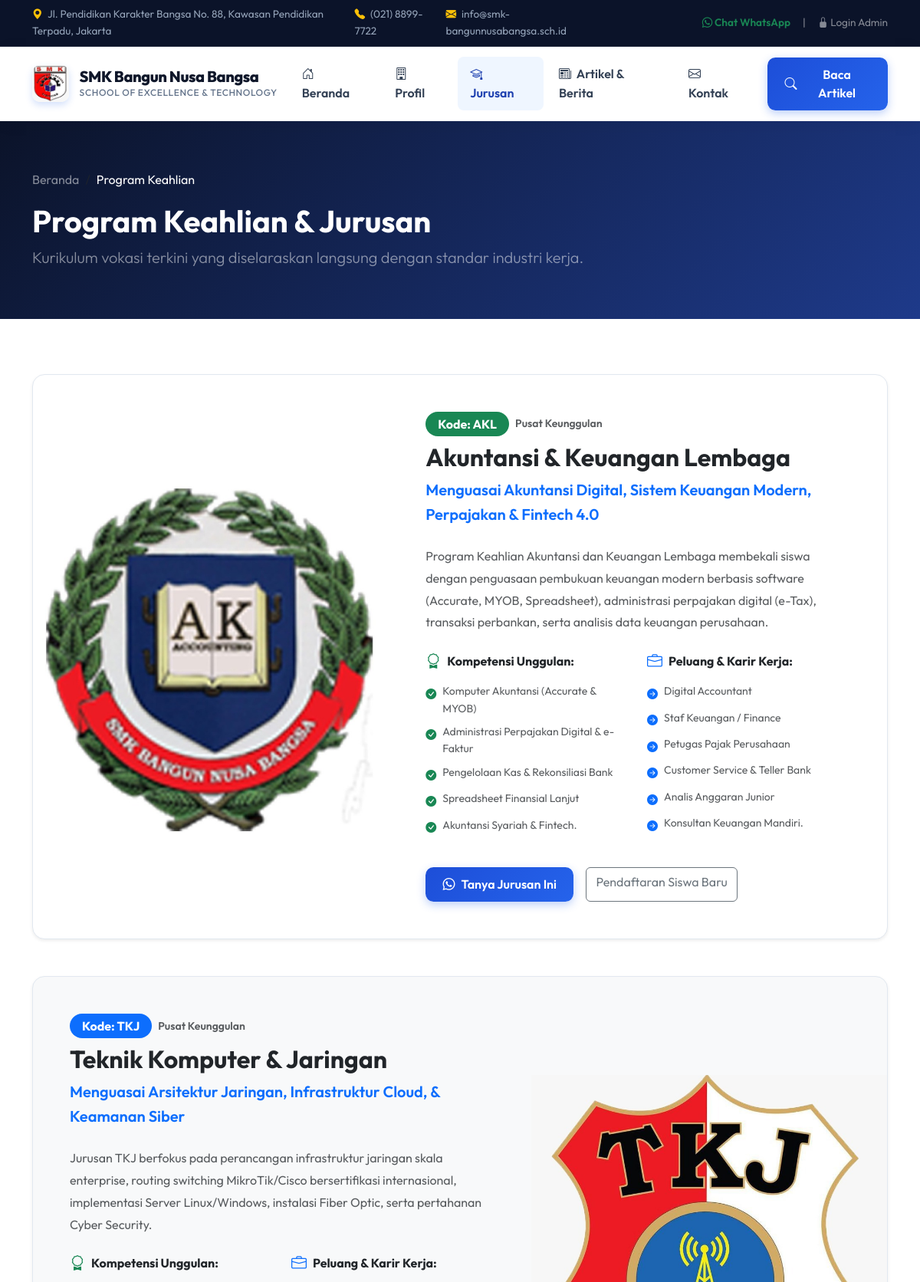
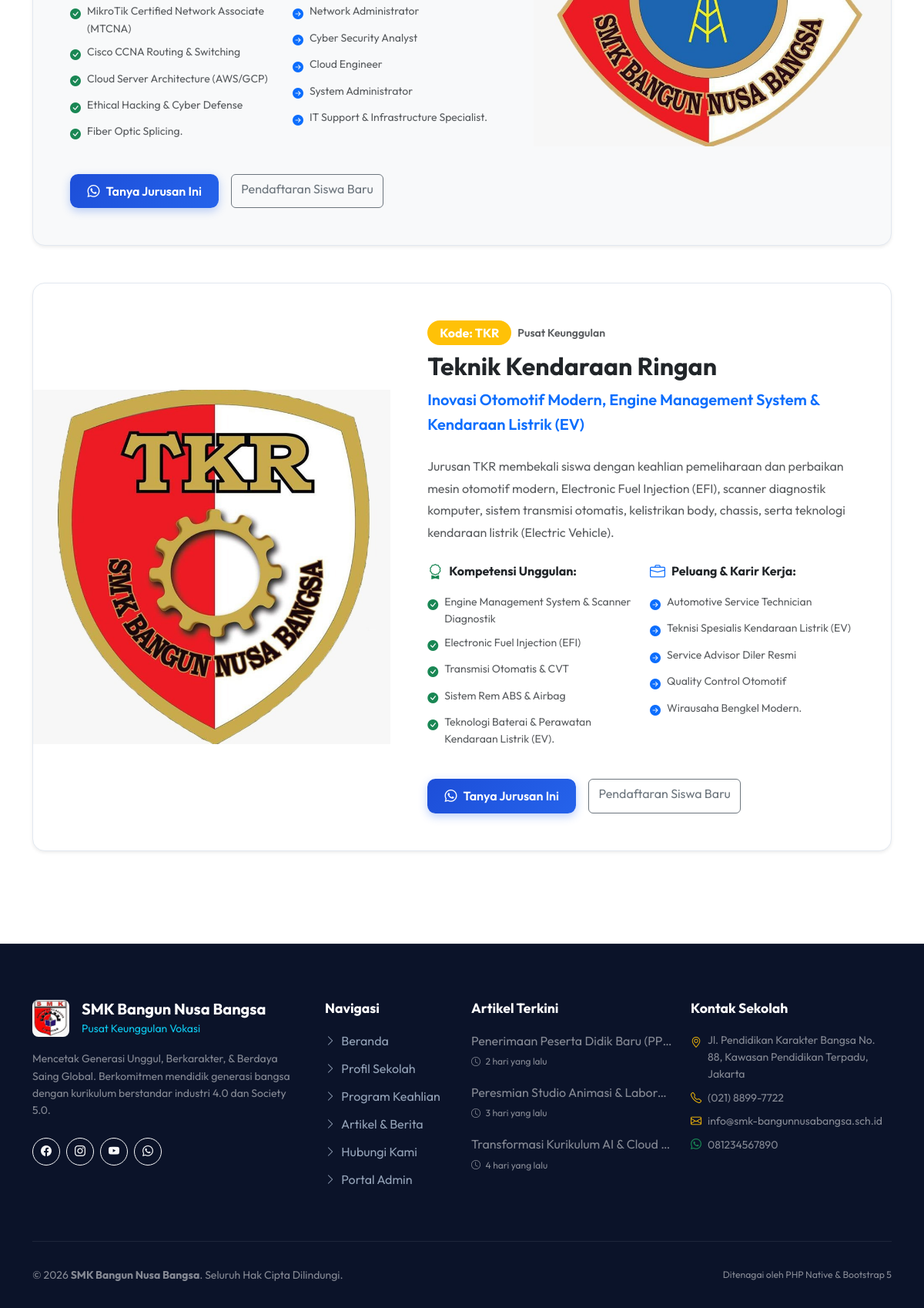
The app's page /jurusan.php with its own data (2 pictures, top to bottom).
### tables this page shows
CREATE TABLE `majors` (
  `id` INT AUTO_INCREMENT PRIMARY KEY,
  `code` VARCHAR(20) NOT NULL UNIQUE,
  `name` VARCHAR(150) NOT NULL,
  `slug` VARCHAR(160) NOT NULL UNIQUE,
  `tagline` VARCHAR(255) NOT NULL,
  `description` TEXT NOT NULL,
  `competencies` TEXT NULL,
  `careers` TEXT NULL,
  `image` VARCHAR(255) DEFAULT 'assets/images/default-article.svg',
  `badge_color` VARCHAR(30) DEFAULT 'primary',
  `created_at` DATETIME DEFAULT CURRENT_TIMESTAMP
);

CREATE TABLE `articles` (
  `id` INT AUTO_INCREMENT PRIMARY KEY,
  `category_id` INT NOT NULL,
  `author_id` INT NOT NULL,
  `title` VARCHAR(255) NOT NULL,
  `slug` VARCHAR(255) NOT NULL UNIQUE,
  `thumbnail` VARCHAR(255) DEFAULT 'assets/images/default-article.svg',
  `excerpt` TEXT NOT NULL,
  `content` LONGTEXT NOT NULL,
  `views` INT DEFAULT 0,
  `status` ENUM('published', 'draft') DEFAULT 'published',
  `allow_comments` TINYINT(1) DEFAULT 1,
  `created_at` DATETIME DEFAULT CURRENT_TIMESTAMP,
  `updated_at` DATETIME DEFAULT CURRENT_TIMESTAMP ON UPDATE CURRENT_TIMESTAMP,
  CONSTRAINT `fk_articles_category` FOREIGN KEY (`category_id`) REFERENCES `categories` (`id`) ON DELETE CASCADE,
  CONSTRAINT `fk_articles_author` FOREIGN KEY (`author_id`) REFERENCES `users` (`id`) ON DELETE CASCADE
);

### includes/functions.php (called while the page is built, shortened)
<?php
function base_url(string $path = ''): string {
    $scriptName = str_replace('\\', '/', $_SERVER['SCRIPT_NAME'] ?? '');
    $dir = dirname($scriptName);
    $dir = preg_replace('#/(admin|includes)$#', '', $dir);
    $dir = rtrim($dir, '/\\');
    if (empty($dir) || $dir === '.' || $dir === '/') {
        $dir = '/ajatsmk';
    }
    $cleanPath = ltrim($path, '/');
    return $cleanPath ? $dir . '/' . $cleanPath : $dir;
}
function e(?string $string): string {
    return htmlspecialchars($string ?? '', ENT_QUOTES, 'UTF-8');
}
function time_ago(?string $datetime): string {
    $time = strtotime($datetime);
    $diff = time() - $time;
    if ($diff < 60) {
        return 'Baru saja';
    } elseif ($diff < 3600) {
        $mins = floor($diff / 60);
        return $mins . ' menit yang lalu';
    } elseif ($diff < 86400) {
        $hours = floor($diff / 3600);
        return $hours . ' jam yang lalu';
    } elseif ($diff < 604800) {
        $days = floor($diff / 86400);
        return $days . ' hari yang lalu';
    } elseif ($diff < 2592000) {
        $weeks = floor($diff / 604800);
        return $weeks . ' minggu yang lalu';
    } else {
        return format_date_id($datetime, false);
    }
}
function get_setting(string $key, string $default = ''): string {
    static $settingsCache = null;
    if ($settingsCache === null) {
        $db = get_db();
        try {
            $stmt = $db->query("SELECT setting_key, setting_value FROM settings");
            $settingsCache = [];
            while ($row = $stmt->fetch()) {
                $settingsCache[$row['setting_key']] = $row['setting_value'];
            }
        } catch (Exception $e) {
            return $default;
        }
    }
    return $settingsCache[$key] ?? $default;
}

### jurusan.php (the view, shortened to what this page needs)
<?php
require_once __DIR__ . '/includes/functions.php';
$db = get_db();
try {
    $majors = $db->query("SELECT * FROM majors ORDER BY id ASC")->fetchAll();
} catch (Exception $e) {
    $majors = [];
}
require_once __DIR__ . '/includes/header.php';
?>
<div class="py-5 text-white" style="background: linear-gradient(135deg, #0b1329 0%, #1e3a8a 100%);">
    <div class="container py-3">
        <nav aria-label="breadcrumb">
            <ol class="breadcrumb">
                <li class="breadcrumb-item"><a href="<?= base_url('index.php') ?>" class="text-white-50 text-decoration-none">Beranda</a></li>
                <li class="breadcrumb-item active text-white" aria-current="page">Program Keahlian</li>
            </ol>
        </nav>
        <h1 class="fw-bold mb-2">Program Keahlian & Jurusan</h1>
        <p class="text-white-50 lead mb-0">Kurikulum vokasi terkini yang diselaraskan langsung dengan standar industri kerja.</p>
    </div>
</div>
<section class="py-5 bg-white">
    <div class="container py-4">
        <?php foreach ($majors as $index => $m): ?>
            <div id="<?= e($m['slug']) ?>" class="card border-0 shadow-sm rounded-4 mb-5 overflow-hidden <?= ($index % 2 == 1) ? 'bg-light' : 'bg-white' ?>" style="border: 1px solid #e2e8f0 !important;">
                <div class="row g-0 align-items-center">
                    <div class="col-lg-5 <?= ($index % 2 == 1) ? 'order-lg-2' : '' ?>">
                        <img src="<?= base_url(e($m['image'])) ?>" alt="<?= e($m['name']) ?>" class="w-100 h-100 object-fit-cover" style="min-height: 380px; max-height: 460px;" onerror="this.src='<?= base_url('assets/images/default-article.svg') ?>'">
                    </div>
                    <div class="col-lg-7 p-4 p-md-5 <?= ($index % 2 == 1) ? 'order-lg-1' : '' ?>">
                        <div class="d-flex align-items-center gap-2 mb-2">
                            <span class="badge bg-<?= e($m['badge_color'] ?? 'primary') ?> px-3 py-2 rounded-pill fs-6">
                                Kode: <?= e($m['code']) ?>
                            </span>
                            <span class="text-muted small fw-semibold">Pusat Keunggulan</span>
                        </div>
                        <h2 class="fw-bold text-dark mb-2"><?= e($m['name']) ?></h2>
                        <p class="text-primary fw-semibold lead mb-4"><?= e($m['tagline']) ?></p>
                        <p class="text-muted mb-4" style="line-height: 1.8;">
                            <?= nl2br(e($m['description'])) ?>
                        </p>
                        <div class="row g-4 mb-4">
                            <div class="col-md-6">
                                <h6 class="fw-bold text-dark d-flex align-items-center gap-2 mb-3">
                                    <i class="bi bi-award text-success fs-5"></i> Kompetensi Unggulan:
                                </h6>
                                <ul class="list-unstyled mb-0 small text-muted">
                                    <?php
                                    $kompetensiList = explode(',', $m['competencies'] ?? '');
                                    foreach ($kompetensiList as $item):
                                    ?>
                                        <li class="mb-2 d-flex align-items-start gap-2">
                                            <i class="bi bi-check-circle-fill text-success flex-shrink-0 mt-1"></i>
                                            <span><?= e(trim($item)) ?></span>
                                        </li>
                                    <?php endforeach; ?>
                                </ul>
                            </div>
                            <div class="col-md-6">
                                <h6 class="fw-bold text-dark d-flex align-items-center gap-2 mb-3">
                                    <i class="bi bi-briefcase text-primary fs-5"></i> Peluang & Karir Kerja:
                                </h6>
                                <ul class="list-unstyled mb-0 small text-muted">
                                    <?php
                                    $karirList = explode(',', $m['careers'] ?? '');
                                    foreach ($karirList as $item):
                                    ?>
                                        <li class="mb-2 d-flex align-items-start gap-2">
                                            <i class="bi bi-arrow-right-circle-fill text-primary flex-shrink-0 mt-1"></i>
                                            <span><?= e(trim($item)) ?></span>
                                        </li>
                                    <?php endforeach; ?>
                                </ul>
                            </div>
                        </div>
                        <div class="d-flex flex-wrap gap-3 pt-2">
                            <a href="https://wa.me/<?= preg_replace('/[^0-9]/', '', get_setting('school_whatsapp', '081234567890')) ?>?text=Halo%20Admin,%20saya%20tertarik%20dengan%20jurusan%20<?= urlencode($m['name']) ?>" target="_blank" class="btn btn-primary-custom d-inline-flex align-items-center gap-2">
                                <i class="bi bi-whatsapp"></i> Tanya Jurusan Ini
                            </a>
                            <a href="<?= base_url('kontak.php') ?>" class="btn btn-outline-secondary">
                                Pendaftaran Siswa Baru
                            </a>
                        </div>
                    </div>
                </div>
            </div>
        <?php endforeach; ?>
    </div>
</section>
<?php require_once __DIR__ . '/includes/footer.php'; ?>

### includes/footer.php (shortened to what this page needs)
<?php
require_once __DIR__ . '/functions.php';
$school_name = get_setting('school_name', 'SMK Bangun Nusa Bangsa');
$school_slogan = get_setting('school_slogan', 'Mencetak Generasi Unggul, Berkarakter, & Berdaya Saing Global');
$school_phone = get_setting('school_phone', '(021) 8899-7722');
$school_email = get_setting('school_email', 'info@smk-bangunnusabangsa.sch.id');
$school_whatsapp = get_setting('school_whatsapp', '081234567890');
$school_address = get_setting('school_address', 'Jl. Pendidikan Karakter Bangsa No. 88, Kawasan Pendidikan Terpadu, Jakarta');
$fb = get_setting('facebook_url', '#');
$ig = get_setting('instagram_url', '#');
$yt = get_setting('youtube_url', '#');
try {
    $db = get_db();
    $footerArticles = $db->query("SELECT title, slug, created_at FROM articles WHERE status = 'published' ORDER BY created_at DESC LIMIT 3")->fetchAll();
} catch (Exception $e) {
    $footerArticles = [];
}
?>
    <footer class="site-footer">
        <div class="container">
            <div class="row g-4">
                <div class="col-lg-4 col-md-6">
                    <div class="d-flex align-items-center gap-3 mb-3">
                        <img src="<?= base_url('assets/images/logo.jpg') ?>" alt="Logo" class="rounded-3" style="width: 48px; height: 48px; object-fit: cover;" onerror="this.src='<?= base_url('assets/images/logo.svg') ?>'">
                        <div>
                            <h5 class="text-white fw-bold mb-0"><?= e($school_name) ?></h5>
                            <small class="text-info">Pusat Keunggulan Vokasi</small>
                        </div>
                    </div>
                    <p class="text-white-50 small mb-4">
                        <?= e($school_slogan) ?>. Berkomitmen mendidik generasi bangsa dengan kurikulum berstandar industri 4.0 dan Society 5.0.
                    </p>
                    <div class="d-flex gap-2">
                        <a href="<?= e($fb) ?>" target="_blank" class="btn btn-outline-light btn-sm rounded-circle" style="width: 36px; height: 36px; display: inline-flex; align-items: center; justify-content: center;"><i class="bi bi-facebook"></i></a>
                        <a href="<?= e($ig) ?>" target="_blank" class="btn btn-outline-light btn-sm rounded-circle" style="width: 36px; height: 36px; display: inline-flex; align-items: center; justify-content: center;"><i class="bi bi-instagram"></i></a>
                        <a href="<?= e($yt) ?>" target="_blank" class="btn btn-outline-light btn-sm rounded-circle" style="width: 36px; height: 36px; display: inline-flex; align-items: center; justify-content: center;"><i class="bi bi-youtube"></i></a>
                        <a href="https://wa.me/<?= preg_replace('/[^0-9]/', '', $school_whatsapp) ?>" target="_blank" class="btn btn-outline-light btn-sm rounded-circle" style="width: 36px; height: 36px; display: inline-flex; align-items: center; justify-content: center;"><i class="bi bi-whatsapp"></i></a>
                    </div>
                </div>
                <div class="col-lg-2 col-md-6">
                    <h5 class="footer-title">Navigasi</h5>
                    <ul class="footer-links">
                        <li><a href="<?= base_url('index.php') ?>"><i class="bi bi-chevron-right me-1 small"></i> Beranda</a></li>
                        <li><a href="<?= base_url('profil.php') ?>"><i class="bi bi-chevron-right me-1 small"></i> Profil Sekolah</a></li>
                        <li><a href="<?= base_url('jurusan.php') ?>"><i class="bi bi-chevron-right me-1 small"></i> Program Keahlian</a></li>
                        <li><a href="<?= base_url('artikel.php') ?>"><i class="bi bi-chevron-right me-1 small"></i> Artikel & Berita</a></li>
                        <li><a href="<?= base_url('kontak.php') ?>"><i class="bi bi-chevron-right me-1 small"></i> Hubungi Kami</a></li>
                        <li><a href="<?= base_url('admin/login.php') ?>"><i class="bi bi-chevron-right me-1 small"></i> Portal Admin</a></li>
                    </ul>
                </div>
                <div class="col-lg-3 col-md-6">
                    <h5 class="footer-title">Artikel Terkini</h5>
                    <ul class="footer-links">
                        <?php if (!empty($footerArticles)): ?>
                            <?php foreach ($footerArticles as $fa): ?>
                                <li class="mb-3">
                                    <a href="<?= base_url('artikel-detail.php?slug=' . e($fa['slug'])) ?>" class="d-block text-truncate text-white-50">
                                        <?= e($fa['title']) ?>
                                    </a>
                                    <small class="text-white-50" style="font-size: 0.75rem;"><i class="bi bi-clock me-1"></i> <?= time_ago($fa['created_at']) ?></small>
                                </li>
                            <?php endforeach; ?>
                        <?php else: ?>
                            <li class="text-white-50 small">Belum ada artikel dipublikasikan.</li>
                        <?php endif; ?>
                    </ul>
                </div>
                <div class="col-lg-3 col-md-6">
                    <h5 class="footer-title">Kontak Sekolah</h5>
                    <ul class="footer-links">
                        <li class="d-flex gap-2 text-white-50 small mb-2">
                            <i class="bi bi-geo-alt text-warning flex-shrink-0 mt-1"></i>
                            <span><?= e($school_address) ?></span>
                        </li>
                        <li class="d-flex gap-2 text-white-50 small mb-2">
                            <i class="bi bi-telephone text-warning flex-shrink-0"></i>
                            <span><?= e($school_phone) ?></span>
                        </li>
                        <li class="d-flex gap-2 text-white-50 small mb-2">
                            <i class="bi bi-envelope text-warning flex-shrink-0"></i>
                            <span><?= e($school_email) ?></span>
                        </li>
                        <li class="d-flex gap-2 text-white-50 small mb-2">
                            <i class="bi bi-whatsapp text-success flex-shrink-0"></i>
                            <span><?= e($school_whatsapp) ?></span>
                        </li>
                    </ul>
                </div>
            </div>
            <div class="footer-bottom d-flex flex-column flex-md-row justify-content-between align-items-center gap-3">
                <div class="text-white-50">
                    &copy; <?= date('Y') ?> <strong><?= e($school_name) ?></strong>. Seluruh Hak Cipta Dilindungi.
                </div>
                <div class="text-white-50 small">
                    Ditenagai oleh PHP Native & Bootstrap 5
                </div>
            </div>
        </div>
    </footer>
</body>
</html>

### records on screen
majors: image (picture), code "AKL", name "Akuntansi & Keuangan Lembaga", tagline "Menguasai Akuntansi Digital, Sistem Keuangan Modern, Perpajakan & Fintech 4.0", description "Program Keahlian Akuntansi dan Keuangan Lembaga membekali siswa dengan penguasaan pembukuan keuangan modern berbasis software (Accurate, MYOB, Spreadsheet), administrasi perpajakan digital (e-Tax), transaksi perbankan, serta analisis data keuangan perusahaan.", competencies "Komputer Akuntansi (Accurate & MYOB)", competencies "Administrasi Perpajakan Digital & e-Faktur", competencies "Pengelolaan Kas & Rekonsiliasi Bank", competencies "Spreadsheet Finansial Lanjut", competencies "Akuntansi Syariah & Fintech.", careers "Digital Accountant", careers "Staf Keuangan / Finance", careers "Petugas Pajak Perusahaan", careers "Customer Service & Teller Bank", careers "Analis Anggaran Junior", careers "Konsultan Keuangan Mandiri."
majors: image (picture), code "TKJ", name "Teknik Komputer & Jaringan", tagline "Menguasai Arsitektur Jaringan, Infrastruktur Cloud, & Keamanan Siber", description "Jurusan TKJ berfokus pada perancangan infrastruktur jaringan skala enterprise, routing switching MikroTik/Cisco bersertifikasi internasional, implementasi Server Linux/Windows, instalasi Fiber Optic, serta pertahanan Cyber Security.", competencies "MikroTik Certified Network Associate (MTCNA)", competencies "Cisco CCNA Routing & Switching", competencies "Cloud Server Architecture (AWS/GCP)", competencies "Ethical Hacking & Cyber Defense", competencies "Fiber Optic Splicing.", careers "Network Administrator", careers "Cyber Security Analyst", careers "Cloud Engineer", careers "System Administrator", careers "IT Support & Infrastructure Specialist."
majors: image (picture), code "TKR", name "Teknik Kendaraan Ringan", tagline "Inovasi Otomotif Modern, Engine Management System & Kendaraan Listrik (EV)", description "Jurusan TKR membekali siswa dengan keahlian pemeliharaan dan perbaikan mesin otomotif modern, Electronic Fuel Injection (EFI), scanner diagnostik komputer, sistem transmisi otomatis, kelistrikan body, chassis, serta teknologi kendaraan listrik (Electric Vehicle).", competencies "Engine Management System & Scanner Diagnostik", competencies "Electronic Fuel Injection (EFI)", competencies "Transmisi Otomatis & CVT", competencies "Sistem Rem ABS & Airbag", competencies "Teknologi Baterai & Perawatan Kendaraan Listrik (EV).", careers "Automotive Service Technician", careers "Teknisi Spesialis Kendaraan Listrik (EV)", careers "Service Advisor Diler Resmi", careers "Quality Control Otomotif", careers "Wirausaha Bengkel Modern."
articles: title "Penerimaan Peserta Didik Baru (PP…", created_at "2 hari yang lalu"
articles: title "Peresmian Studio Animasi & Labor…", created_at "3 hari yang lalu"
articles: title "Transformasi Kurikulum AI & Cloud…", created_at "4 hari yang lalu"

### other values on screen
$school_address "Jl. Pendidikan Karakter Bangsa No. 88, Kawasan Pendidikan Terpadu, Jakarta"
$school_phone "(021) 8899-7722"
$school_email "info@smk-bangunnusabangsa.sch.id"
$school_name "SMK Bangun Nusa Bangsa"
$school_slogan "Mencetak Generasi Unggul, Berkarakter, & Berdaya Saing Global"
$school_whatsapp "081234567890"
